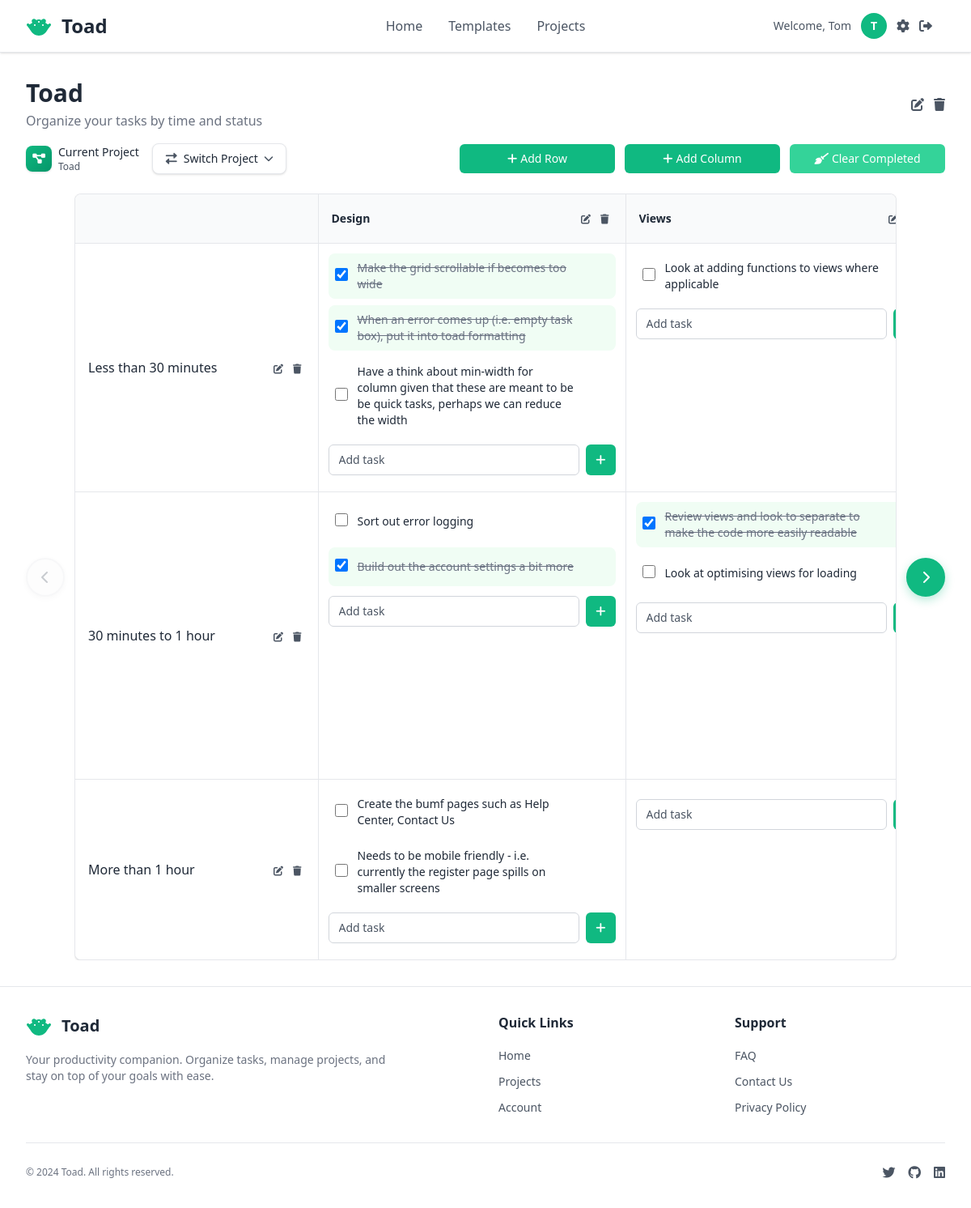
/projects/1/ (signed in), run on an earlier commit of the app's database.
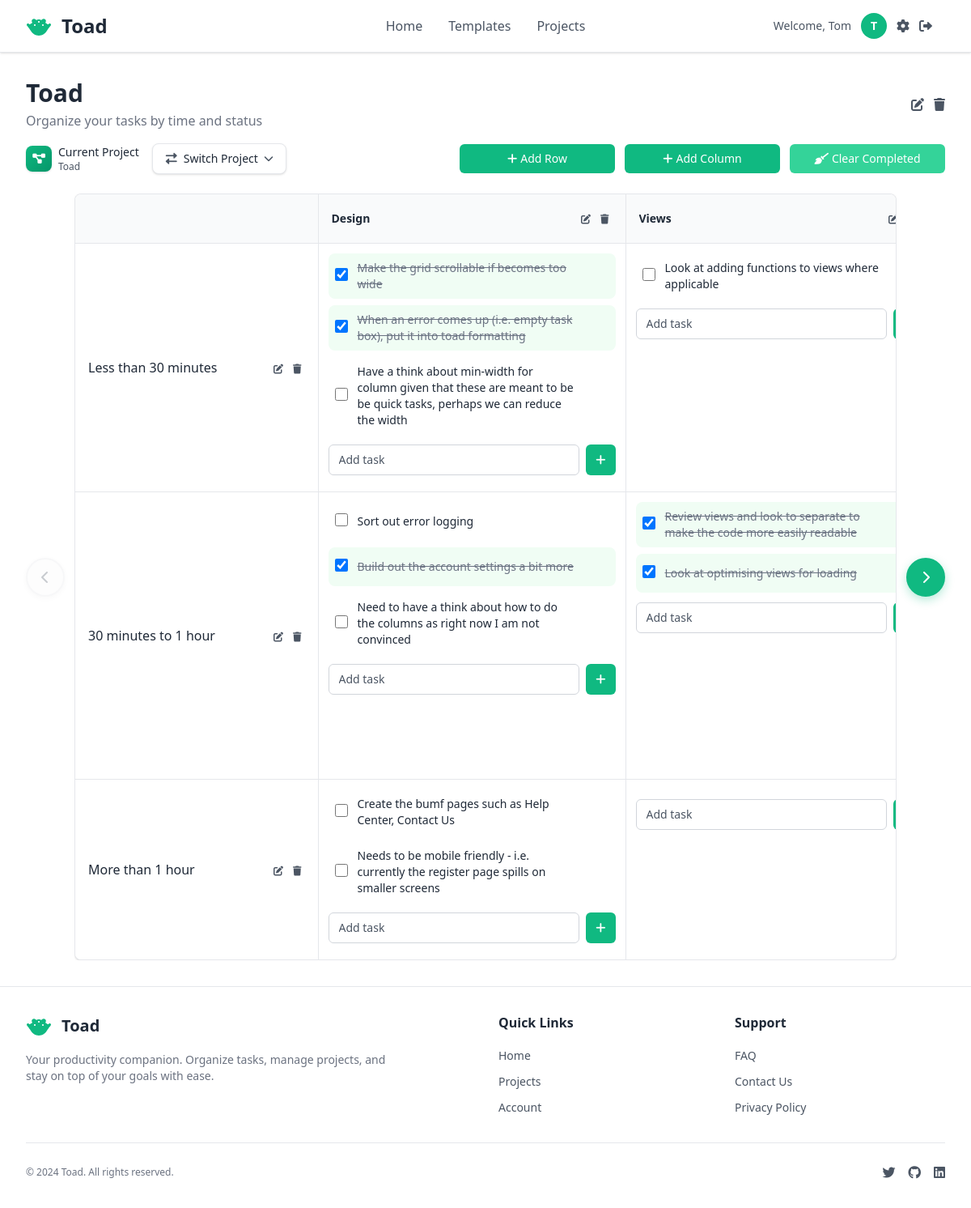
And on a later commit of the database.
### pages/models.py (models this page shows, shortened)
class ColumnHeader(models.Model):
    project = models.ForeignKey(Project, on_delete=models.CASCADE, related_name='column_headers')
    name = models.CharField(max_length=100)
    is_category_column = models.BooleanField(default=False) # To identify the first "Time / Category" like column
    order = models.PositiveIntegerField(default=0) # For maintaining column order
    created_at = models.DateTimeField(auto_now_add=True)
    updated_at = models.DateTimeField(auto_now=True)
    class Meta:
        ordering = ['order', 'created_at']
        indexes = [
            models.Index(fields=['project', 'is_category_column', 'order']),  # For ordered column queries
        ]

class RowHeader(models.Model):
    project = models.ForeignKey(Project, on_delete=models.CASCADE, related_name='row_headers')
    name = models.CharField(max_length=100)
    order = models.PositiveIntegerField(default=0) # For maintaining row order
    created_at = models.DateTimeField(auto_now_add=True)
    updated_at = models.DateTimeField(auto_now=True)
    class Meta:
        ordering = ['order', 'created_at']
        indexes = [
            models.Index(fields=['project', 'order']),  # For ordered row queries
        ]

class Task(models.Model):
    project = models.ForeignKey(Project, on_delete=models.CASCADE, related_name='tasks')
    row_header = models.ForeignKey(RowHeader, on_delete=models.CASCADE, related_name='tasks')
    column_header = models.ForeignKey(ColumnHeader, on_delete=models.CASCADE, related_name='tasks')
    text = models.TextField(blank=False, null=False, help_text='Enter the task description')
    completed = models.BooleanField(default=False)
    created_at = models.DateTimeField(auto_now_add=True)
    updated_at = models.DateTimeField(auto_now=True)
    class Meta:
        ordering = ['created_at']
        indexes = [
            models.Index(fields=['project', 'row_header', 'column_header']),  # For cell-based task queries
            models.Index(fields=['project', 'completed']),  # For completed task filtering
            models.Index(fields=['project', 'created_at']),  # For task ordering
        ]

### pages/specific_views/project_views.py (the view)
# urls.py: path('projects/<int:pk>/', views.project_grid_view, name='project_grid'),
@login_required
def project_grid_view(request, pk):
    project = get_object_or_404(
        Project.objects.select_related('user'),
        pk=pk,
        user=request.user
    )
    row_headers = project.row_headers.all().order_by('order')
    column_headers = project.column_headers.all().order_by('-is_category_column', 'order')
    all_tasks = project.tasks.select_related('row_header', 'column_header').order_by('id')
    tasks_by_cell = {}
    for task in all_tasks:
        cell_key = f"{task.row_header_id}_{task.column_header_id}"
        if cell_key not in tasks_by_cell:
            tasks_by_cell[cell_key] = []
        tasks_by_cell[cell_key].append(task)
    user_projects = Project.objects.filter(user=request.user).only('id', 'name').order_by('name')
    context = {
        'project': project,
        'row_headers': row_headers,
        'column_headers': column_headers,
        'tasks_by_cell': tasks_by_cell,
        'projects': user_projects,
        'quick_task_form': QuickTaskForm(),
    }
    return render(request, 'pages/grid/project_grid.html', context)

### pages/forms.py (shortened to what this page needs)
class QuickTaskForm(forms.ModelForm):
    class Meta:
        model = Task
        fields = ['text']
        widgets = {
            'text': forms.TextInput(attrs={
                'class': 'w-full px-3 py-2 border border-[var(--inline-input-border)] rounded-md text-sm placeholder-[var(--text-secondary)] focus:outline-none focus:ring-1 focus:ring-[var(--primary-action-bg)] focus:border-[var(--primary-action-bg)] text-[var(--text-primary)]',
                'placeholder': 'Add task',
                'required': True,  # Keep field required
                'name': 'text',
            }),
        }
    def __init__(self, *args, **kwargs):
        super().__init__(*args, **kwargs)
        self.fields['text'].required = True
        self.fields['text'].strip = True

### accounts/models.py (called while the page is built)
    def get_short_name(self):
        return self.first_name

### pages/templatetags/custom_filters.py (called while the page is built)
@register.filter
def get_item(dictionary, key):
    if dictionary is None:
        return []
    result = dictionary.get(key, [])
    return result if result is not None else []

@register.filter
def cell_key(row_pk, col_pk):
    return f"{row_pk}_{col_pk}"

### pages/templates/pages/grid/project_grid.html (shortened to what the changed rows need)
{% extends "pages/layout.html" %}
{% load custom_filters %}
{% load static %}
{% block content %}
<div class="mb-6">
    <div class="flex items-center justify-between mb-4">
        <div>
            <h1 class="text-3xl font-bold text-[var(--title-text)]">{{ project.name }}</h1>
        </div>
    </div>
</div>
<div class="grid-with-controls">
    <div class="grid-container-wrapper">
        <div class="bg-[var(--container-bg)] rounded-lg shadow-sm border border-[var(--border-color)] overflow-hidden">
            <div class="grid-container">
                <table class="grid-table">
            <colgroup>
            </colgroup>
            <thead>
                <tr>
                    {% for col_header in column_headers %}
                    <th class="p-4 border-b border-r border-[var(--border-color)] text-left text-sm font-semibold whitespace-nowrap {% if col_header.is_category_column %}category-header{% else %}bg-[var(--grid-header-bg)]{% endif %}">
                        <div class="flex items-center justify-between">
                            {% if not col_header.is_category_column %}
                                <span class="text-[var(--title-text)] truncate">{{ col_header.name }}</span>
                                <div class="flex space-x-1 ml-2">
                                    <button type="button"
                                            class="p-1 rounded hover:bg-[var(--container-bg)] transition-colors cursor-pointer"
                                            title="Edit column"
                                            hx-get="{% url 'pages:column_edit' project_pk=project.pk col_pk=col_header.pk %}"
                                            hx-target="#modal-content"
                                            hx-trigger="click throttle:500ms"
                                            hx-disabled-elt="this"
                                            _="on click trigger openModal">
                                        <i class="fas fa-edit text-xs text-[var(--text-secondary)] hover:text-[var(--primary-action-bg)]"></i>
                                    </button>
                                    <button type="button"
                                            class="p-1 rounded hover:bg-[var(--container-bg)] transition-colors cursor-pointer"
                                            title="Delete column"
                                            hx-get="{% url 'pages:column_delete' project_pk=project.pk col_pk=col_header.pk %}"
                                            hx-target="#modal-content"
                                            hx-trigger="click throttle:500ms"
                                            hx-disabled-elt="this"
                                            _="on click trigger openModal">
                                        <i class="fas fa-trash text-xs text-[var(--text-secondary)] hover:text-[var(--delete-button-bg)]"></i>
                                    </button>
                                </div>
                            {% endif %}
                        </div>
                    </th>
                    {% endfor %}
                </tr>
            </thead>
            <tbody>
                {% for row_h in row_headers %}
                <tr class="{% if not forloop.last %}border-b border-[var(--border-color)]{% endif %}">
                    <td class="row-header p-4 border-r border-[var(--border-color)] font-medium text-[var(--text-primary)]">
                        <div class="flex items-center justify-between">
                            <span>{{ row_h.name }}</span>
                            <div class="flex space-x-1 ml-2">
                                <button type="button"
                                        class="p-1 rounded hover:bg-[var(--grid-header-bg)] transition-colors cursor-pointer"
                                        title="Edit row"
                                        hx-get="{% url 'pages:row_edit' project_pk=project.pk row_pk=row_h.pk %}"
                                        hx-target="#modal-content"
                                        hx-trigger="click throttle:500ms"
                                        hx-disabled-elt="this"
                                        _="on click trigger openModal">
                                    <i class="fas fa-edit text-xs text-[var(--text-secondary)] hover:text-[var(--primary-action-bg)]"></i>
                                </button>
                                <button type="button"
                                        class="p-1 rounded hover:bg-[var(--grid-header-bg)] transition-colors cursor-pointer"
                                        title="Delete row"
                                        hx-get="{% url 'pages:row_delete' project_pk=project.pk row_pk=row_h.pk %}"
                                        hx-target="#modal-content"
                                        hx-trigger="click throttle:500ms"
                                        hx-disabled-elt="this"
                                        _="on click trigger openModal">
                                    <i class="fas fa-trash text-xs text-[var(--text-secondary)] hover:text-[var(--delete-button-bg)]"></i>
                                </button>
                            </div>
                        </div>
                    </td>
                    {% for col_h in column_headers %}
                        {% if not col_h.is_category_column %}
                        <td class="data-cell p-3 border-r border-[var(--border-color)] align-top">
                            <div class="space-y-2 mb-3 w-full" data-row="{{ row_h.pk }}" data-col="{{ col_h.pk }}" id="tasks-{{ row_h.pk }}-{{ col_h.pk }}">
                                {% with cell_key=row_h.pk|cell_key:col_h.pk %}
                                    {% for task in tasks_by_cell|get_item:cell_key %}
                                        {% include 'pages/grid/actions_in_page/task_item.html' with task=task %}
                                    {% endfor %}
                                {% endwith %}
                            </div>
                            <form method="post"
                                  action="{% url 'pages:task_create' project_pk=project.pk row_pk=row_h.pk col_pk=col_h.pk %}"
                                  class="task-form"
                                  novalidate
                                  hx-post="{% url 'pages:task_create' project_pk=project.pk row_pk=row_h.pk col_pk=col_h.pk %}"
                                  hx-swap="beforeend"
                                  hx-target="#tasks-{{ row_h.pk }}-{{ col_h.pk }}"
                                  hx-trigger="submit throttle:500ms"
                                  hx-disabled-elt="this"
                                  onsubmit="return validateTaskForm(this)"
                                  _="on htmx:beforeRequest
                                       add .opacity-50 to me
                                     end
                                     on htmx:afterRequest(detail)
                                       remove .opacity-50 from me
                                       if detail.successful
                                         set textInput to the first input in me
                                         set textInput.value to ''
                                         call textInput.focus()
                                         set errorDiv to the first .error-message in me
                                         set errorDiv.innerHTML to ''
                                         remove .border-red-500 from textInput
                                         add .border-[var(--inline-input-border)] to textInput
                                       else
                                         set errorDiv to the first .error-message in me
                                         set errorDiv.innerHTML to detail.xhr.response
                                         set textInput to the first input in me
                                         remove .border-[var(--inline-input-border)] from textInput
                                         add .border-red-500 to textInput
                                       end
                                     end">
                                <div class="flex space-x-2 relative">
                                    {{ quick_task_form.text }}
                                    <button type="submit" class="px-3 py-2 bg-[var(--primary-action-bg)] text-[var(--primary-action-text)] rounded-md text-sm hover:bg-[var(--primary-action-hover-bg)] transition-colors relative cursor-pointer">
                                        <i class="fas fa-plus"></i>
                                    </button>
                                </div>
                            </form>
                        </td>
                        {% endif %}
                    {% endfor %}
                </tr>
                {% endfor %}
            </tbody>
                </table>
            </div>
        </div>
    </div>
</div>
{% endblock %}

### pages/templates/pages/grid/actions_in_page/task_item.html (shortened to what this page needs)
{% load static %}
<div class="group flex items-center justify-between w-full p-2 rounded-lg hover:bg-[var(--grid-header-bg)] transition-all duration-200 {% if task.completed %}bg-green-50{% endif %}"
     data-task-id="{{ task.id }}"
     id="task-{{ task.id }}">
    <div class="flex items-center space-x-3 min-w-0 flex-1">
        <form method="POST"
              action="{% url 'pages:task_toggle_complete' task.pk %}"
              class="flex-shrink-0"
              hx-post="{% url 'pages:task_toggle_complete' task.pk %}"
              hx-swap="none"
              hx-trigger="change throttle:300ms"
              hx-disabled-elt="find input"
              _="on htmx:afterRequest(detail)
                 if detail.successful
                   set response to JSON.parse(detail.xhr.response)
                   if response.completed
                     add .bg-green-50 to #task-{{ task.id }}
                     add .line-through to #task-text-{{ task.id }}
                     add .text-gray-500 to #task-text-{{ task.id }}
                   else
                     remove .bg-green-50 from #task-{{ task.id }}
                     remove .line-through from #task-text-{{ task.id }}
                     remove .text-gray-500 from #task-text-{{ task.id }}
                   end
                 end">
            <input type="checkbox"
                   name="completed"
                   {% if task.completed %}checked{% endif %}
                   class="w-4 h-4 rounded border-gray-300 text-[var(--primary-action-bg)] focus:ring-[var(--primary-action-bg)] cursor-pointer">
        </form>
        <p id="task-text-{{ task.id }}" class="text-sm text-[var(--text-primary)] {% if task.completed %}line-through text-gray-500{% endif %}">{{ task.text }}</p>
    </div>
</div>

What changed in the data, as far as the page shows it:
added Task: text "Need to have a think about how to do the columns as right now I am not convinced", shown under ColumnHeader "Design"
changed Task "Look at optimising views for loading": completed "☐" → "☑"
